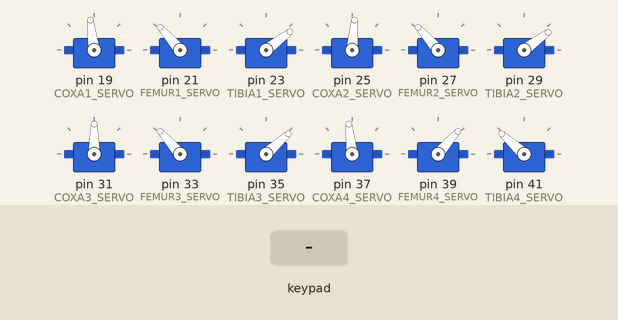
This sketch was run on a simulated Arduino Mega 2560, built with avr-gcc and run on an emulated ATmega2560. On the bench: 12 × servo. The test bench sets the inputs (shaded band). What the sketch prints to the serial monitor is not drawn.

Above: at 1.2 s.
1.3 s: key '-' pressed
At 2.5 s:
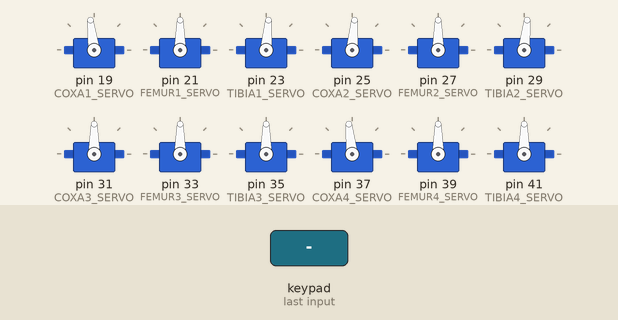
2.8 s: key 'D' pressed
At 3.2 s:
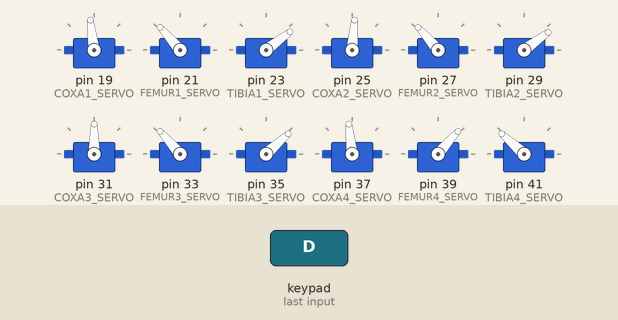
Timing chart, 0 to 5.8 s (numbered marks = the images above; inputs shaded):
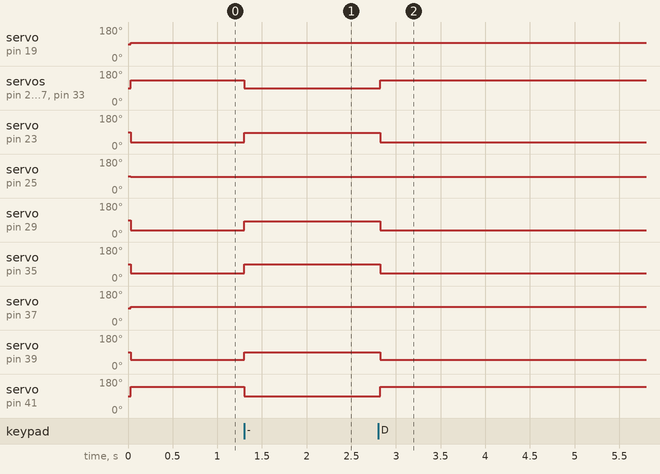

The sketch:

mainFirmware.ino
```cpp
#include <PS2X_lib.h>  // документация: http://www.billporter.info/
#include <Servo.h>
#include <math.h>

const int PS2_DAT = 2;  // пины геймпада
const int PS2_ATT = 3;
const int PS2_CMD = 4;
const int PS2_CLK = 5;
const int RUMBLE = true;
const int PRESSURES = false;
const int COXA1_SERVO = 19;  // пины серв
const int FEMUR1_SERVO = 21;
const int TIBIA1_SERVO = 23;
const int COXA2_SERVO = 25;
const int FEMUR2_SERVO = 27;
const int TIBIA2_SERVO = 29;
const int COXA3_SERVO = 31;
const int FEMUR3_SERVO = 33;
const int TIBIA3_SERVO = 35;
const int COXA4_SERVO = 37;
const int FEMUR4_SERVO = 39;
const int TIBIA4_SERVO = 41;
const int COXA5_SERVO = 43;
const int FEMUR5_SERVO = 45;
const int TIBIA5_SERVO = 47;
const int COXA6_SERVO = 49;
const int FEMUR6_SERVO = 51;
const int TIBIA6_SERVO = 53;
const int COXA_LENGTH = 46;  // длины частей ног в мм. coxa - 1; femur - 2; tibia - 3.
const int FEMUR_LENGTH = 43;
const int TIBIA_LENGTH = 90;
const int TRAVEL = 30;                                           // постоянная предельная величина перемещения при перемещении и повороте
const long A12DEG = 209440;                                      // 12 градусов в радианах x 1,000,000
const long A30DEG = 523599;                                      // 30 градусов в радианах x 1,000,000
const int FRAME_TIME_MS = 20;                                    // фрем тайм (20msec = 50Hz)
const float HOME_X[6] = { 63.0, 0.0, -63.0, -63.0, 0.0, 63.0 };  // координаты наконечника ноги, когда оси вращения второй и третей сервы находятся на одной линии, а наконечник ноги находится точно под осью вращения третей сервы. Отчет координат с оси вращения первой сервы(coxa)
const float HOME_Y[6] = { 63.0, 89.0, 63.0, -63.0, -89.0, -63.0 };
const float HOME_Z[6] = { -70.0, -70.0, -70.0, -70.0, -70.0, -70.0 };
const float BODY_X[6] = { 66.0, 0.0, -66.0, -66.0, 0.0, 66.0 };  // координаты осей вращения первой части ноги(coxa)(точки крепления ног к базе). Отчет координат с центра базы
const float BODY_Y[6] = { 49.5, 61.6, 49.5, -49.5, -61.6, -49.5 };
const float BODY_Z[6] = { 0.0, 0.0, 0.0, 0.0, 0.0, 0.0 };
const int COXA_CAL[6] = { 7, -5, 0, 6, -5, -10 };  // калибровочные константы. Шлицы на сервах не позволяют точно их выставить, поэтому нужны эти константы.
const int FEMUR_CAL[6] = { 0, 0, 0, 0, 0, 0 };
const int TIBIA_CAL[6] = { -5, -6, 0, 0, 3, 2 };

// Переменные
int gamepad_error;  // переменные геймпада
byte gamepad_type;
byte gamepad_vibrate;
unsigned long currentTime;  // переменные фрейм таймера
unsigned long previousTime;
// переменная режима и управляющие переменные
int mode;
int gait;
int gait_speed;
int reset_position;
int capture_offsets;
float L0, L3;  // переменные для обратной кинематики
float gamma_femur;
float phi_tibia, phi_femur;
float theta_tibia, theta_femur, theta_coxa;
float leg1_coxa, leg1_femur, leg1_tibia;
float leg6_coxa, leg6_femur, leg6_tibia;
int leg_num;  // переменные позиционирования и ходьбы
int totalX, totalY, totalZ;
int tick, duration, numTicks;
int z_height_left, z_height_right;
int commandedX, commandedY, commandedR;
int translateX, translateY, translateZ;
float step_height_multiplier;
float strideX, strideY, strideR;
float sinRotX, sinRotY, sinRotZ;
float cosRotX, cosRotY, cosRotZ;
float rotOffsetX, rotOffsetY, rotOffsetZ;
float amplitudeX, amplitudeY, amplitudeZ;
float offset_X[6], offset_Y[6], offset_Z[6];
float current_X[6], current_Y[6], current_Z[6];
int tripod_case[6] = { 1, 2, 1, 2, 1, 2 };  // массив для треногой ходьбы
int ripple_case[6] = { 2, 6, 4, 1, 3, 5 };  // for ripple gait

// Объекты
PS2X ps2x;          // PS2 геймпад
Servo coxa1_servo;  // 18 серв
Servo femur1_servo;
Servo tibia1_servo;
Servo coxa2_servo;
Servo femur2_servo;
Servo tibia2_servo;
Servo coxa3_servo;
Servo femur3_servo;
Servo tibia3_servo;
Servo coxa4_servo;
Servo femur4_servo;
Servo tibia4_servo;
Servo coxa5_servo;
Servo femur5_servo;
Servo tibia5_servo;
Servo coxa6_servo;
Servo femur6_servo;
Servo tibia6_servo;

void setup() {
  // запуск последовательного порта
  Serial.begin(115200);
  // инит серв
  coxa1_servo.attach(COXA1_SERVO, 610, 2400);
  femur1_servo.attach(FEMUR1_SERVO, 610, 2400);
  tibia1_servo.attach(TIBIA1_SERVO, 610, 2400);
  coxa2_servo.attach(COXA2_SERVO, 610, 2400);
  femur2_servo.attach(FEMUR2_SERVO, 610, 2400);
  tibia2_servo.attach(TIBIA2_SERVO, 610, 2400);
  coxa3_servo.attach(COXA3_SERVO, 610, 2400);
  femur3_servo.attach(FEMUR3_SERVO, 610, 2400);
  tibia3_servo.attach(TIBIA3_SERVO, 610, 2400);
  coxa4_servo.attach(COXA4_SERVO, 610, 2400);
  femur4_servo.attach(FEMUR4_SERVO, 610, 2400);
  tibia4_servo.attach(TIBIA4_SERVO, 610, 2400);
  coxa5_servo.attach(COXA5_SERVO, 610, 2400);
  femur5_servo.attach(FEMUR5_SERVO, 610, 2400);
  tibia5_servo.attach(TIBIA5_SERVO, 610, 2400);
  coxa6_servo.attach(COXA6_SERVO, 610, 2400);
  femur6_servo.attach(FEMUR6_SERVO, 610, 2400);
  tibia6_servo.attach(TIBIA6_SERVO, 610, 2400);
  // подключение к геймпаду
  gamepad_error = ps2x.config_gamepad(PS2_CLK, PS2_CMD, PS2_ATT, PS2_DAT, PRESSURES, RUMBLE);
  if (gamepad_error == 0) Serial.println("Controller attached");
  else if (gamepad_error == 1) Serial.println("No controller found");
  else if (gamepad_error == 2) Serial.println("Controller found but not accepting commands");
  else if (gamepad_error == 3) Serial.println("Controller refusing to enter Pressures mode");
  // проверка типа геймпада
  gamepad_type = ps2x.readType();
  if (gamepad_type == 0) Serial.println("Unknown Controller type found");
  else if (gamepad_type == 1) Serial.println("DualShock Controller found");
  else if (gamepad_type == 2) Serial.println("GuitarHero Controller found");
  else if (gamepad_type == 3) Serial.println("Wireless Sony DualShock Controller found");
  // выкл вибро
  gamepad_vibrate = 0;
  // очистка смещений
  for (leg_num = 0; leg_num < 6; leg_num++) {
    offset_X[leg_num] = 0.0;
    offset_Y[leg_num] = 0.0;
    offset_Z[leg_num] = 0.0;
  }
  capture_offsets = false;
  step_height_multiplier = 1.4;
  // инит переменной режима и переменных ходьбы
  mode = 0;
  gait = 0;
  gait_speed = 0;
  reset_position = true;
}

// Главный цикл
void loop() {
  // выход если контроллер не найден
  if ((gamepad_error == 1) || (gamepad_type == 2)) {
    Serial.println("Invalid Controller!");
    return;
  }
  // установка фрейм тайма
  currentTime = millis();
  if ((currentTime - previousTime) > FRAME_TIME_MS) {
    previousTime = currentTime;
    // считывание входных данных контроллера
    ps2x.read_gamepad(false, gamepad_vibrate);
    process_gamepad();
    // reset legs to home position when commanded
    if (reset_position == true) {
      for (leg_num = 0; leg_num < 6; leg_num++) {
        current_X[leg_num] = HOME_X[leg_num];
        current_Y[leg_num] = HOME_Y[leg_num];
        current_Z[leg_num] = HOME_Z[leg_num];
      }
      reset_position = false;
    }
    // расположите ножки, используя расчеты IK, если только не установлен режим "все на 90 градусов"
    if (mode < 99) {
      for (leg_num = 0; leg_num < 6; leg_num++)
        leg_IK(leg_num, current_X[leg_num] + offset_X[leg_num], current_Y[leg_num] + offset_Y[leg_num], current_Z[leg_num] + offset_Z[leg_num]);
    }
    // режимы (режим 0 по умолчанию - "домашний режим ожидания", режим бездействия)
    if (mode == 1)  // режим ходьбы
    {
      if (gait == 0) tripod_gait();  // ходьба с использованием треногой походки
    }
    if (mode == 99) set_all_90();
  }
}

/** *********************************************************************** **
 ** Process gamepad controller inputs **
 ** *********************************************************************** **/
void process_gamepad() {
  if (ps2x.ButtonPressed(PSB_PAD_DOWN))  // остановка и выбор режима ходьбы 0
  {
    mode = 0;
    gait = 0;
    reset_position = true;
  }
  if (ps2x.ButtonPressed(PSB_TRIANGLE))  // установка режима ходьбы
  {
    mode = 1;
    reset_position = true;
  }
  if (ps2x.Button(PSB_TRIANGLE))  // вибрируем контроллер, если удерживать кнопку ходьбы
    gamepad_vibrate = 64;
  else
    gamepad_vibrate = 0;
  if (ps2x.ButtonPressed(PSB_START))  // изменение режима скорости ходьбы
  {
    if (gait_speed == 0)
      gait_speed = 1;
    else
      gait_speed = 0;
  }
  if (ps2x.ButtonPressed(PSB_SELECT))  // сервоприводы на 90 градусов для калибровки
  {
    mode = 99;
  }
  if ((ps2x.ButtonPressed(PSB_L1)) || (ps2x.ButtonPressed(PSB_R1)) && (mode != 2) && (mode != 3)) {  // захват оффсетов с режимов транслейта и ротейта
    capture_offsets = true;
  }
  if ((ps2x.ButtonPressed(PSB_L2)) || (ps2x.ButtonPressed(PSB_R2))) {  // осчитска оффсетов
    for (leg_num = 0; leg_num < 6; leg_num++) {
      offset_X[leg_num] = 0;
      offset_Y[leg_num] = 0;
      offset_Z[leg_num] = 0;
    }
    step_height_multiplier = 1.4;  // сброс множителя высоты шага
  }
}

/** *********************************************************************** **
 ** Inverse kinematics for leg **
 ** *********************************************************************** **/
void leg_IK(int leg_number, float X, float Y, float Z) {
  // вычисление желаемой длины бедра-ступни (L3)
  L0 = sqrt(sq(X) + sq(Y)) - COXA_LENGTH;
  L3 = sqrt(sq(L0) + sq(Z));
  // обработка только в случае, если длина достижима (не слишком длинная или слишком короткая!)
  if ((L3 < (TIBIA_LENGTH + FEMUR_LENGTH)) && (L3 > (TIBIA_LENGTH - FEMUR_LENGTH))) {
    // вычисление tibia
    phi_tibia = acos((sq(FEMUR_LENGTH) + sq(TIBIA_LENGTH) - sq(L3)) / (2 * FEMUR_LENGTH * TIBIA_LENGTH));
    theta_tibia = phi_tibia * RAD_TO_DEG - 23.0 + TIBIA_CAL[leg_number];
    theta_tibia = constrain(theta_tibia, 0.0, 180.0);
    // вычисление femur
    gamma_femur = atan2(Z, L0);
    phi_femur = acos((sq(FEMUR_LENGTH) + sq(L3) - sq(TIBIA_LENGTH)) / (2 * FEMUR_LENGTH * L3));
    theta_femur = (phi_femur + gamma_femur) * RAD_TO_DEG + 14.0 + 90.0 + FEMUR_CAL[leg_number];
    theta_femur = constrain(theta_femur, 0.0, 180.0);
    // вычисление coxa
    theta_coxa = atan2(X, Y) * RAD_TO_DEG + COXA_CAL[leg_number];
    // управление соответствующей ногой
    switch (leg_number) {
      case 0:
        theta_coxa = theta_coxa + 45.0;  // компенсация за крепление ноги
        theta_coxa = constrain(theta_coxa, 0.0, 180.0);
        coxa1_servo.write(int(theta_coxa));
        femur1_servo.write(int(theta_femur));
        tibia1_servo.write(int(theta_tibia));
        break;
      case 1:
        theta_coxa = theta_coxa + 90.0;  // компенсация за крепление ноги
        theta_coxa = constrain(theta_coxa, 0.0, 180.0);
        coxa2_servo.write(int(theta_coxa));
        femur2_servo.write(int(theta_femur));
        tibia2_servo.write(int(theta_tibia));
        break;
      case 2:
        theta_coxa = theta_coxa + 135.0;  // компенсация за крепление ноги
        theta_coxa = constrain(theta_coxa, 0.0, 180.0);
        coxa3_servo.write(int(theta_coxa));
        femur3_servo.write(int(theta_femur));
        tibia3_servo.write(int(theta_tibia));
        break;
      case 3:
        if (theta_coxa < 0)  // компенсация за крепление ноги
          theta_coxa = theta_coxa + 225.0;
        else
          theta_coxa = theta_coxa - 135.0;
        theta_coxa = constrain(theta_coxa, 0.0, 180.0);
        coxa4_servo.write(int(theta_coxa));
        femur4_servo.write(180 - int(theta_femur));
        tibia4_servo.write(180 - int(theta_tibia));
        break;
      case 4:
        if (theta_coxa < 0)  // компенсация за крепление ноги
          theta_coxa = theta_coxa + 270.0;
        else
          theta_coxa = theta_coxa - 90.0;
        theta_coxa = constrain(theta_coxa, 0.0, 180.0);
        coxa5_servo.write(int(theta_coxa));
        femur5_servo.write(180 - int(theta_femur));
        tibia5_servo.write(180 - int(theta_tibia));
        break;
      case 5:
        if (theta_coxa < 0)  // компенсация за крепление ноги
          theta_coxa = theta_coxa + 315.0;
        else
          theta_coxa = theta_coxa - 45.0;
        theta_coxa = constrain(theta_coxa, 0.0, 180.0);
        coxa6_servo.write(int(theta_coxa));
        femur6_servo.write(180 - int(theta_femur));
        tibia6_servo.write(180 - int(theta_tibia));
        break;
    }
  }
}

void tripod_gait() {
  // Чтение команд с геймпада
  commandedX = map(ps2x.Analog(PSS_RY), 0, 255, 127, -127);
  commandedY = map(ps2x.Analog(PSS_RX), 0, 255, -127, 127);
  commandedR = map(ps2x.Analog(PSS_LX), 0, 255, 127, -127);
  // Проверка активности
  if ((abs(commandedX) > 15) || (abs(commandedY) > 15) || (abs(commandedR) > 15) || (tick > 0)) {
    // Вычисление параметров движения
    compute_strides();
    numTicks = round(duration / FRAME_TIME_MS / 2.0);  // количество шагов
    // Цикл по ногам
    for (leg_num = 0; leg_num < 6; leg_num++) {
      compute_amplitudes();
      if (tripod_case[leg_num] == 1) {
        // Группа 1: Движение вперёд (подъём и опускание)
        current_X[leg_num] = HOME_X[leg_num] - amplitudeX * cos(M_PI * tick / numTicks);
        current_Y[leg_num] = HOME_Y[leg_num] - amplitudeY * cos(M_PI * tick / numTicks);
        current_Z[leg_num] = HOME_Z[leg_num] + abs(amplitudeZ) * sin(M_PI * tick / numTicks);
        // Переход в группу 2 после завершения движения вперёд
        if (tick >= numTicks - 1) {
          tripod_case[leg_num] = 2;
        }
      } else {
        // Группа 2: Движение назад (на земле)
        current_X[leg_num] = HOME_X[leg_num] + amplitudeX * cos(M_PI * tick / numTicks);
        current_Y[leg_num] = HOME_Y[leg_num] + amplitudeY * cos(M_PI * tick / numTicks);
        current_Z[leg_num] = HOME_Z[leg_num];
        // Переход в группу 1 после завершения движения назад
        if (tick >= numTicks - 1) {
          tripod_case[leg_num] = 1;
        }
      }
    }
    // Увеличение счетчика шагов
    tick = (tick < numTicks - 1) ? tick + 1 : 0;
  }
}

// Вычисляем длину шага при ходьбе
void compute_strides() {
  // вычисляем длину шага
  strideX = 90 * commandedX / 127;
  strideY = 90 * commandedY / 127;
  strideR = 35 * commandedR / 127;
  // вычисление триггера вращения
  sinRotZ = sin(radians(strideR));
  cosRotZ = cos(radians(strideR));
  // установка скорости
  if (gait_speed == 0) duration = 960;  // (960, 840, 720, 600, 480)
  else duration = 3240;
}

// Вычисляем амплитуду ходьбы
void compute_amplitudes() {
  // вычисляем общее расстояние от центра тела до пальцев ног
  totalX = HOME_X[leg_num] + BODY_X[leg_num];
  totalY = HOME_Y[leg_num] + BODY_Y[leg_num];
  // вычисляем смещение вращения
  rotOffsetX = totalY * sinRotZ + totalX * cosRotZ - totalX;
  rotOffsetY = totalY * cosRotZ - totalX * sinRotZ - totalY;
  // вычисляем амплитуду X и Y и ограничиваем, чтобы ноги не врезались друг в друга
  amplitudeX = ((strideX + rotOffsetX) / 2.0);
  amplitudeY = ((strideY + rotOffsetY) / 2.0);
  amplitudeX = constrain(amplitudeX, -50, 50);
  amplitudeY = constrain(amplitudeY, -50, 50);
  // вычисляем амплитуду Z
  if (abs(strideX + rotOffsetX) > abs(strideY + rotOffsetY))
    amplitudeZ = step_height_multiplier * (strideX + rotOffsetX) / 4.0;
  else
    amplitudeZ = step_height_multiplier * (strideY + rotOffsetY) / 4.0;
}

// Устанавливаем все сервоприводы на 90 градусов
// Примечание: это полезно для калибровки/выравнивания сервоприводов
// то есть: установить значения COXA_CAL[6], FEMUR_CAL[6] и TIBIA_CAL[6] в
// раздел констант выше, поэтому все углы отображаются как 90 градусов
void set_all_90() {
  coxa1_servo.write(90 + COXA_CAL[0]);
  femur1_servo.write(90 + FEMUR_CAL[0]);
  tibia1_servo.write(90 + TIBIA_CAL[0]);

  coxa2_servo.write(90 + COXA_CAL[1]);
  femur2_servo.write(90 + FEMUR_CAL[1]);
  tibia2_servo.write(90 + TIBIA_CAL[1]);

  coxa3_servo.write(90 + COXA_CAL[2]);
  femur3_servo.write(90 + FEMUR_CAL[2]);
  tibia3_servo.write(90 + TIBIA_CAL[2]);

  coxa4_servo.write(90 + COXA_CAL[3]);
  femur4_servo.write(90 + FEMUR_CAL[3]);
  tibia4_servo.write(90 + TIBIA_CAL[3]);

  coxa5_servo.write(90 + COXA_CAL[4]);
  femur5_servo.write(90 + FEMUR_CAL[4]);
  tibia5_servo.write(90 + TIBIA_CAL[4]);

  coxa6_servo.write(90 + COXA_CAL[5]);
  femur6_servo.write(90 + FEMUR_CAL[5]);
  tibia6_servo.write(90 + TIBIA_CAL[5]);
}
```

Measured:
- after the input at 1.3 s, servo on pin 21 (FEMUR1_SERVO), servo on pin 27 (FEMUR2_SERVO), servo on pin 33 (FEMUR3_SERVO): 131° → 90° at once; servo on pin 23 (TIBIA1_SERVO): 37° → 85° at once; servo on pin 29 (TIBIA2_SERVO): 36° → 84° at once; servo on pin 35 (TIBIA3_SERVO): 42° → 90° at once; servo on pin 39 (FEMUR4_SERVO): 49° → 90° at once
- after the input at 2.8 s, servo on pin 21 (FEMUR1_SERVO), servo on pin 27 (FEMUR2_SERVO), servo on pin 33 (FEMUR3_SERVO): 90° → 131° at once; servo on pin 23 (TIBIA1_SERVO): 85° → 37° at once; servo on pin 29 (TIBIA2_SERVO): 84° → 36° at once; servo on pin 35 (TIBIA3_SERVO): 90° → 42° at once; servo on pin 39 (FEMUR4_SERVO): 90° → 49° at once
